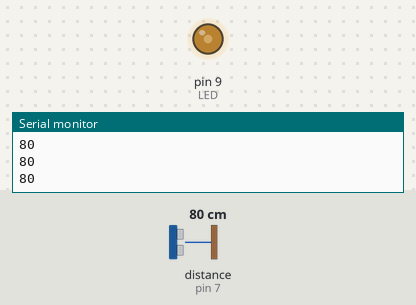
The sketch below on a simulated Arduino Uno, built with avr-gcc and run on an emulated ATmega328P. Shown: output pins drawn as LEDs (lit = HIGH), the last lines printed to the serial monitor. Wiring (inferred from the names in the program): ultrasonic range finder: trigger pin 8; echo pin 7. Inputs (shaded band) come from the test bench; at power-on: distance to the obstacle (sensor on pin 7) 80 cm. The echo pulse lasts 58.3 µs per cm; pins used as bus, display or sensor lines are not drawn.

Above: at 1.2 s.
1.3 s: distance to the obstacle (sensor on pin 7) set to 2 cm
At 2.5 s:
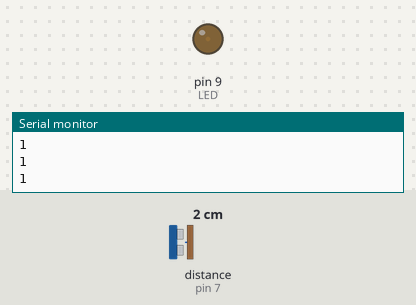
2.8 s: distance to the obstacle (sensor on pin 7) set to 120 cm
At 3.4 s:
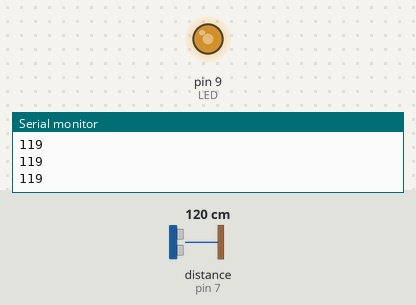
Timing chart, 0 to 5.8 s (numbered marks = the images above; inputs shaded):
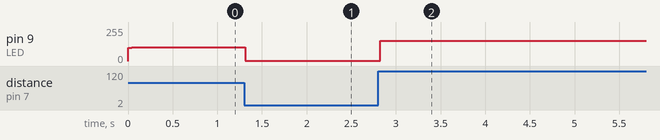

Measured:
- after the input at 1.3 s, pin 9 (LED): 102/255 → 1/255 at once
- after the input at 2.8 s, pin 9 (LED): 1/255 → 151/255 at once

The sketch:

ultraSonicSensor.ino
```cpp
#define echoPin 7 // Echo Pin
#define trigPin 8 // Trigger Pin
#define LED 9

int maximumRange = 200; // Maximum range needed
int minimumRange = 0; // Minimum range needed
long duration, distance; // Duration used to calculate distance
float outputValue = 0.0;

void setup() {
  Serial.begin (9600);
  pinMode(trigPin, OUTPUT);
  pinMode(echoPin, INPUT); }

void loop() {
  digitalWrite(trigPin, LOW);
  delayMicroseconds(2);
  digitalWrite(trigPin, HIGH);
  delayMicroseconds(10);
  digitalWrite(trigPin, LOW);
  duration = pulseIn(echoPin, HIGH);
  //Calculate the distance (in cm) based on the speed of sound.
  distance = duration/58.2;

  if (distance >= maximumRange || distance <= minimumRange) {
    Serial.println("-1");
  } else {
    Serial.println(distance);

    outputValue = map(distance,0,200,0,255);
    analogWrite(LED,outputValue);
  }

  delay(30);
}
```
